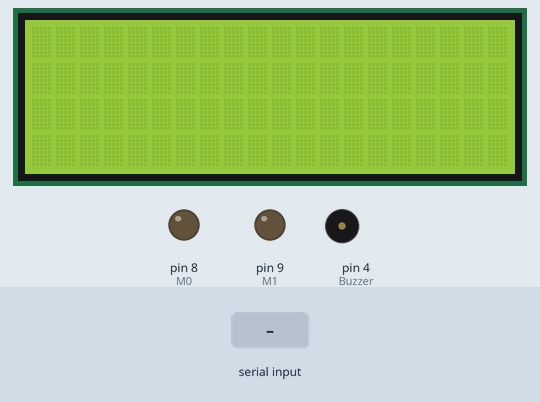
Recording of a sketch running on a simulated Arduino Uno, built with avr-gcc and run on an emulated ATmega328P. Shown: 20×4 character LCD, output pins drawn as LEDs (lit = HIGH), buzzer (waves = sounding, pin HIGH). Inputs (shaded band) come from the test bench. What the sketch prints to the serial monitor is not drawn.

Above: at 1.2 s.
1.3 s: "90,45,200\n" received over the second serial link
At 2.84 s:
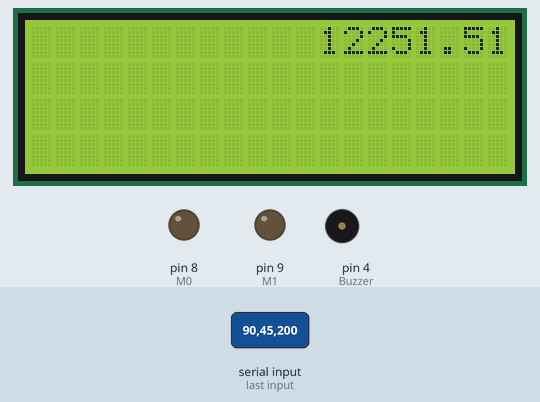
2.9 s: "90,45\n" received over the second serial link
At 4.2 s:
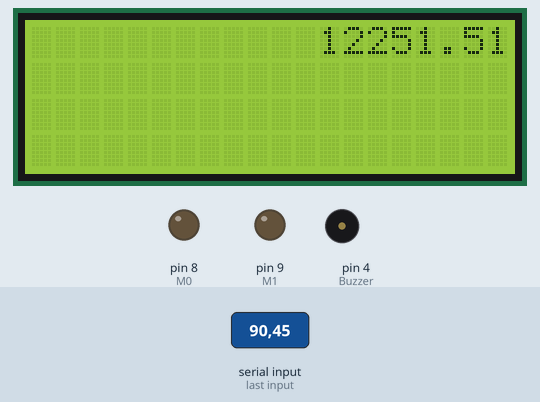
5.5 s: "90,45,200,10\n" received over the second serial link
At 6.2 s:
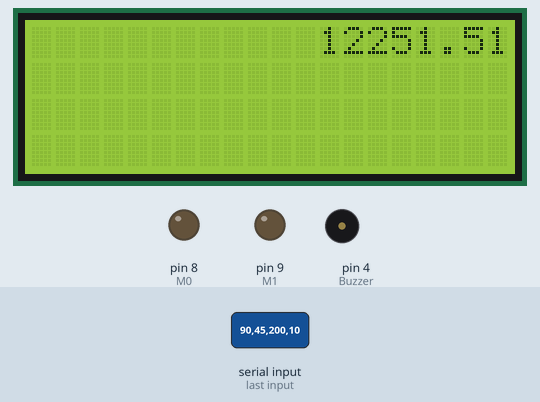
Timing chart, 0 to 8.5 s (numbered marks = the images above; inputs shaded):
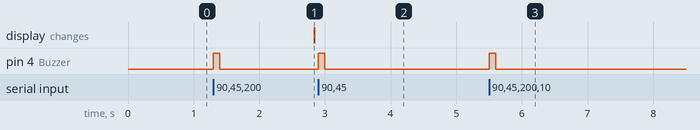

Measured:
- after the input at 1.3 s, pin 4 (Buzzer): LOW → HIGH at once, → LOW 0.10 s later; the display: changes after 1.5 s (image 1)
- after the input at 2.9 s, pin 4 (Buzzer): LOW → HIGH at once, → LOW 0.10 s later
- after the input at 5.5 s, pin 4 (Buzzer): LOW → HIGH at once, → LOW 0.10 s later

The sketch:

GPS_TRACKER.ino
```cpp
#include <SoftwareSerial.h>
#include <Wire.h>
#include <LiquidCrystal_I2C.h>

SoftwareSerial mySerial(2, 3); //TX, RX
LiquidCrystal_I2C lcd(0x27,20,4);

#define M0 8
#define M1 9

float llat, llon;
float latRad, lonRad;
float flat, flon;
float distance_km;
float LatTotal, LongTotal;
#define Buzzer 4

String targetLat = "-8.074912";
String targetLon = "111.921845";

void setup() {
  lcd.init();
  pinMode (Buzzer, OUTPUT);
  lcd.backlight();
  Serial.begin(9600);
  mySerial.begin(9600);

  pinMode(M0, OUTPUT);
  pinMode(M1, OUTPUT);
  digitalWrite(M0, LOW);
  digitalWrite(M1, LOW);

}

void loop() {
  if(mySerial.available()){
    digitalWrite (Buzzer, HIGH);
    delay(100);
    digitalWrite (Buzzer, LOW);
    String input = mySerial.readString();
    Serial.print("Data Input : ");Serial.print(input);
    String lattitude = getValue(input, '#', 2);
    Serial.print("Lattitude : ");Serial.println(lattitude);
    String longitude = getValue(input, '#', 3);
    Serial.print("Longitude : ");Serial.println(longitude);

    LatTotal = parsLat(lattitude, targetLat);
    Serial.println();
    LongTotal = parsLong(longitude, targetLon);
    float ecludian = (sqrt(LatTotal + LongTotal))/1000 ;
    distance_km = (ecludian )*111;
    Serial.println();
    Serial.println(ecludian);
    Serial.print("Jarak : ");Serial.println(distance_km, 3);
    lcd.setCursor(0, 0);
    lcd.print(lattitude);
    lcd.setCursor(12, 0);
    lcd.print(distance_km);
    lcd.setCursor(0, 1);
    lcd.print(longitude);


    Serial.println("=============================================");
  }
  digitalWrite (Buzzer, LOW);
}


float parsLat (String Lattitude, String TargetLat){
    // Lattitude saat ini
    String LatA = Lattitude.substring(0, 5);
    float fLatA = LatA.toFloat();
    Serial.print("LatA = ");Serial.println(LatA);
    String LatB = Lattitude.substring(5, 9);
    float fLatB = LatB.toFloat();
    Serial.print("LatB = ");Serial.println(LatB);
    Serial.println();

    // Lattitude target
    String TLatA = TargetLat.substring(0, 5);
    float fTLatA = TLatA.toFloat();
    Serial.print("LatA_penyebrangan = ");Serial.println(TLatA);
    String TLatB = TargetLat.substring(5, 9);
    float fTLatB = TLatB.toFloat();
    Serial.print("LatB_penyebrangan = ");Serial.println(TLatB);

    //hitung Lat
    float HLatA = (fTLatA - fLatA)*1000000; // dikali satu juta
    float HLatB = fTLatB - fLatB;
    Serial.print("LatA - LatA_penyebrangan = ");Serial.println(HLatA);
    Serial.print("LatB - LatB_penyebrangan = ");Serial.println(HLatB);
    float totLat = sq(HLatA - HLatB)/1000000;
    Serial.println(totLat);

    return totLat;
}

float parsLong (String Longitude, String TargetLong){
    // Longitude saat ini
    String LongA = Longitude.substring(0, 3);
    float fLongA = LongA.toFloat();
    Serial.print("LongA = ");Serial.println(LongA);
    String LongB = Longitude.substring(4, 7);
    float fLongB = LongB.toFloat();
    Serial.print("LongB = ");Serial.println(LongB);
    String LongC = Longitude.substring(7, 11);
    float fLongC = LongC.toFloat();
    Serial.print("LongC = ");Serial.println(LongC);
    Serial.println();

    // Longitude target
    String TLongA = TargetLong.substring(0, 3);
    float fTLongA = TLongA.toFloat();
    Serial.print("LongA_penyebrangan = ");Serial.println(TLongA);
    String TLongB = TargetLong.substring(4, 7);
    float fTLongB = TLongB.toFloat();
    Serial.print("LongB_penyebrangan = ");Serial.println(TLongB);
    String TLongC = TargetLong.substring(7, 11);
    float fTLongC = TLongC.toFloat();
    Serial.print("LongC_penyebrangan = ");Serial.println(TLongC);

    //hitung Long
    float HLongA = (fTLongA - fLongA)*1000000;
    float HLongB = (fTLongB - fLongB)*1000;
    float HLongC = fTLongC - fLongC;
    Serial.print("LongA - LongA_penyebrangan = ");Serial.println(HLongA);
    Serial.print("LongB - LongB_penyebrangan = ");Serial.println(HLongB);
    Serial.print("LongC - LongC_penyebrangan = ");Serial.println(HLongC);
    float totLong = sq((HLongA - HLongB)-HLongC)/1000000;
    Serial.println(totLong);

    return totLong;
}

String getValue(String data, char separator, int index)
{
  int found = 0;
  int strIndex[] = {0, -1};
  int maxIndex = data.length()-1;

  for(int i=0; i<=maxIndex && found<=index; i++){
    if(data.charAt(i)==separator || i==maxIndex){
        found++;
        strIndex[0] = strIndex[1]+1;
        strIndex[1] = (i == maxIndex) ? i+1 : i;
    }
  }
  return found>index ? data.substring(strIndex[0], strIndex[1]) : "";
}
```
